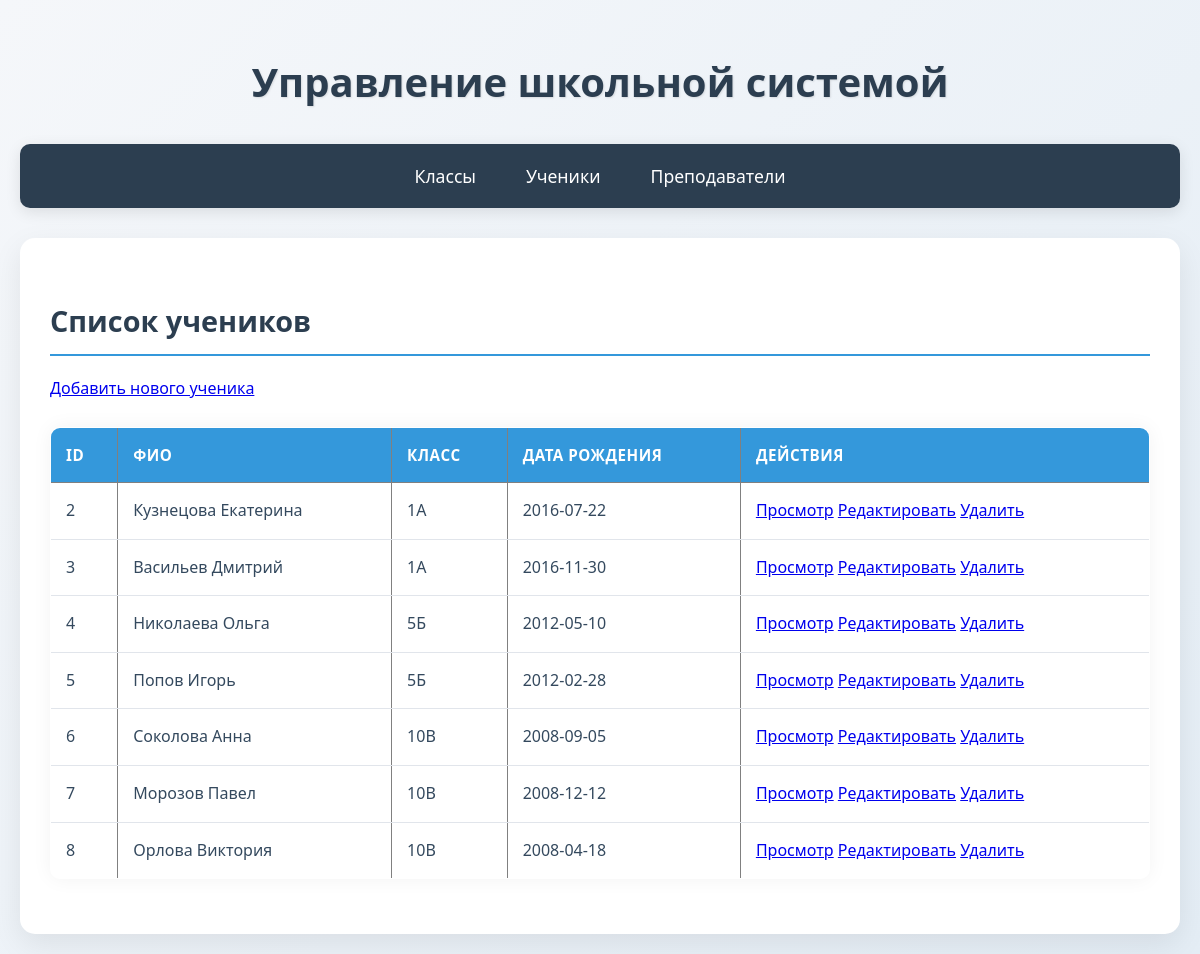
The page /?entity=student&action=list on the database its author committed.
### tables this page shows
CREATE TABLE `student` (
  `student_id` int(11) NOT NULL,
  `class_id` int(11) DEFAULT NULL,
  `full_name` varchar(120) DEFAULT NULL,
  `birth_date` date DEFAULT NULL,
  `address` varchar(200) DEFAULT NULL,
  `phone` varchar(15) DEFAULT NULL
);

CREATE TABLE `class` (
  `class_id` int(11) NOT NULL,
  `grade` int(11) DEFAULT NULL,
  `letter` varchar(3) DEFAULT NULL
);

### model.php (called while the page is built, shortened)
<?php
$host = 'localhost';
$user = 'root';
$password = '';
$database = 'school';
$port = 3306;
function getDBConnection()
{
    global $host, $user, $password, $database, $port;
    $conn = new mysqli($host, $user, $password, $database, $port);
    $conn->set_charset("utf8mb4");
    return $conn;
}
function db_getAll($table)
{
    $conn = getDBConnection();
    $result = $conn->query("SELECT * FROM $table");
    $items = [];
    if ($result) {
        while ($row = $result->fetch_assoc()) {
            $items[] = $row;
        }
    }
    return $items;
}
function db_getById($table, $id)
{
    $conn = getDBConnection();
    $id_field = $table . '_id';
    $stmt = $conn->prepare("SELECT * FROM $table WHERE $id_field = ?");
    $stmt->bind_param("i", $id);
    $stmt->execute();
    $result = $stmt->get_result();
    $item = $result ? $result->fetch_assoc() : null;
    return $item;
}
?>

### views/student/list.php (the view, shortened to what this page needs)
<?php
require_once __DIR__ . '/../../model.php';
?>
<h2>Список учеников</h2>
<a href="?entity=student&action=create">Добавить нового ученика</a>
<?php if (empty($students)): ?>
    <p class="notice">Нет учеников для отображения.</p>
<?php else: ?>
    <table border="1">
        <tr>
            <th>ID</th>
            <th>ФИО</th>
            <th>Класс</th>
            <th>Дата рождения</th>
            <th>Действия</th>
        </tr>
        <?php foreach ($students as $student):
            $class = db_getById('class', $student['class_id']);
            ?>
            <tr>
                <td><?= $student['student_id'] ?></td>
                <td><?= $student['full_name'] ?></td>
                <td><?= $class ? $class['grade'] . $class['letter'] : 'Нет' ?></td>
                <td><?= $student['birth_date'] ?></td>
                <td>
                    <a href="?entity=student&action=show&id=<?= $student['student_id'] ?>">Просмотр</a>
                    <a href="?entity=student&action=edit&id=<?= $student['student_id'] ?>">Редактировать</a>
                    <a href="?entity=student&action=delete&id=<?= $student['student_id'] ?>"
                        onclick="return confirm('Удалить ученика?')">Удалить</a>
                </td>
            </tr>
        <?php endforeach; ?>
    </table>
<?php endif; ?>

### index.php (shortened to what this page needs)
<?php
require_once __DIR__ . '/model.php';
$entity = $_GET['entity'] ?? 'home';
$action = $_GET['action'] ?? 'list';
$id = $_GET['id'] ?? null;
function renderNavigation()
{
    $entities = [
        'class' => 'Классы',
        'student' => 'Ученики',
        'teacher' => 'Преподаватели'
    ];
    echo '<nav><ul>';
    foreach ($entities as $key => $title) {
        echo "<li><a href='?entity=$key&action=list'>$title</a></li>";
    }
    echo '</ul></nav>';
}
?>
<!DOCTYPE html>
<html>
<head>
    <link rel="stylesheet" href="assets/style.css">
</head>
<body>
    <h1>Управление школьной системой</h1>
    <?php renderNavigation(); ?>
    <div class="content">
        <?php
        $controllerFile = __DIR__ . "/controllers/{$entity}_controller.php";
        if (file_exists($controllerFile)) {
            try {
                if (function_exists('handleRequest')) {
                    handleRequest($action, $id);
                } else {
                    echo "<p class='error'>Ошибка контроллера: функция handleRequest не найдена</p>";
                }
            } catch (Throwable $e) {
                echo "<p class='error'>Ошибка: " . $e->getMessage() . "</p>";
                error_log("Controller error: " . $e->getMessage());
            }
        } else {
            echo "<p>Добро пожаловать! Выберите раздел для работы.</p>";
        }
        ?>
    </div>
</body>
</html>

### controllers/student_controller.php (shortened to what this page needs)
<?php
require_once __DIR__ . '/../model.php';
function handleRequest($action, $id = null)
{
    switch ($action) {
        case 'list':
            listStudents();
            break;
    }
}
function listStudents()
{
    $students = db_getAll('student');
    require __DIR__ . '/../views/student/list.php';
}
?>

### assets/style.css (style rules this page uses)
* { box-sizing: border-box; margin: 0; padding: 0; }
:root { --primary: #3498db; --secondary: #2ecc71; --accent: #e74c3c; --dark: #2c3e50; --light: #ecf0f1; --text: #34495e; --success: #27ae60; --warning: #f39c12; --error: #e74c3c; }
body { font-family: "Segoe UI", Tahoma, Geneva, Verdana, sans-serif; background: linear-gradient(135deg, #f5f7fa 0%, #e4edf5 100%); color: var(--text); line-height: 1.6; padding: 20px; min-height: 100vh; }
h1, h2, h3 { color: var(--dark); margin-bottom: 20px; font-weight: 600; }
h1 { font-size: 2.5rem; text-align: center; margin: 30px 0; color: var(--dark); text-shadow: 1px 1px 2px rgba(0, 0, 0, 0.1); }
h2 { font-size: 1.8rem; border-bottom: 2px solid var(--primary); padding-bottom: 10px; margin-top: 30px; }
nav { background: var(--dark); border-radius: 10px; box-shadow: 0 4px 15px rgba(0, 0, 0, 0.1); margin-bottom: 30px; overflow: hidden; }
nav ul { display: flex; justify-content: center; list-style-type: none; }
nav li { margin: 0; }
nav li a { display: block; padding: 18px 25px; text-decoration: none; color: white; font-weight: 500; font-size: 1.1rem; transition: all 0.3s ease; position: relative; }
nav li a::after { content: ""; position: absolute; bottom: 0; left: 50%; width: 0; height: 3px; background: var(--secondary); transition: all 0.3s ease; transform: translateX(-50%); }
.content { max-width: 1200px; margin: 0 auto; background: white; border-radius: 15px; box-shadow: 0 10px 30px rgba(0, 0, 0, 0.08); padding: 30px; }
table { width: 100%; border-collapse: collapse; margin: 25px 0; font-size: 1rem; min-width: 600px; border-radius: 10px; overflow: hidden; box-shadow: 0 0 20px rgba(0, 0, 0, 0.05); }
table th { background: var(--primary); color: white; text-align: left; font-weight: 600; padding: 15px; text-transform: uppercase; letter-spacing: 0.5px; font-size: 0.95rem; }
table td { padding: 15px; border-bottom: 1px solid #e1e5eb; transition: background 0.2s; }
table tr:last-child td { border-bottom: none; }

### rows shown on the page
student: student_id "2", full_name "Кузнецова Екатерина", class.grade "1", class.letter "А", birth_date "2016-07-22"
student: student_id "3", full_name "Васильев Дмитрий", class.grade "1", class.letter "А", birth_date "2016-11-30"
student: student_id "4", full_name "Николаева Ольга", class.grade "5", class.letter "Б", birth_date "2012-05-10"
student: student_id "5", full_name "Попов Игорь", class.grade "5", class.letter "Б", birth_date "2012-02-28"
student: student_id "6", full_name "Соколова Анна", class.grade "10", class.letter "В", birth_date "2008-09-05"
student: student_id "7", full_name "Морозов Павел", class.grade "10", class.letter "В", birth_date "2008-12-12"
student: student_id "8", full_name "Орлова Виктория", class.grade "10", class.letter "В", birth_date "2008-04-18"

### other values the page prints
$title "Классы"
$title "Ученики"
$title "Преподаватели"
